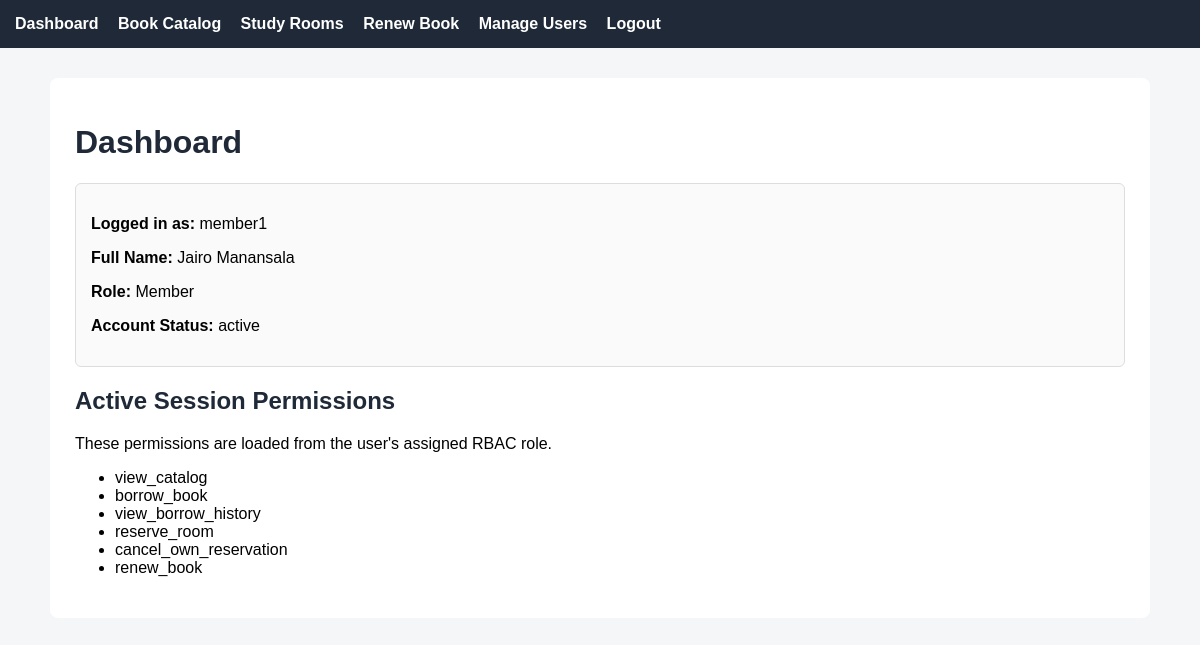
/dashboard (signed in), run on the app's committed database.
### tables this page shows
CREATE TABLE users (
    user_id INTEGER PRIMARY KEY AUTOINCREMENT,
    username TEXT NOT NULL UNIQUE,
    password_hash TEXT NOT NULL,
    full_name TEXT NOT NULL,
    email TEXT NOT NULL,
    account_status TEXT NOT NULL,
    role_id INTEGER NOT NULL,
    FOREIGN KEY (role_id) REFERENCES roles(role_id)
);

CREATE TABLE roles (
    role_id INTEGER PRIMARY KEY AUTOINCREMENT,
    role_name TEXT NOT NULL UNIQUE,
    parent_role TEXT
);

CREATE TABLE permissions (
    permission_id INTEGER PRIMARY KEY AUTOINCREMENT,
    permission_name TEXT NOT NULL UNIQUE,
    description TEXT
);

### app.py (the view)
@app.route("/dashboard")
def dashboard():
    if not login_required():
        return redirect(url_for("login"))
    user = get_current_user()
    permissions = get_user_permissions(user["user_id"])
    return render_template(
        "shared/dashboard.html",
        user=user,
        permissions=permissions
    )

### app.py (called while the page is built)
def get_current_user():
    if "user_id" not in session:
        return None
    conn = get_db_connection()
    user = conn.execute(
        """
        SELECT users.*, roles.role_name
        FROM users
        JOIN roles ON users.role_id = roles.role_id
        WHERE users.user_id = ?
        """,
        (session["user_id"],)
    ).fetchone()
    conn.close()
    return user

def get_user_permissions(user_id):
    conn = get_db_connection()
    permissions = conn.execute(
        """
        SELECT permissions.permission_name
        FROM users
        JOIN role_permissions ON users.role_id = role_permissions.role_id
        JOIN permissions ON role_permissions.permission_id = permissions.permission_id
        WHERE users.user_id = ?
        """,
        (user_id,)
    ).fetchall()
    conn.close()
    return [p["permission_name"] for p in permissions]

def login_required():
    return "user_id" in session

### database.py (called while the page is built)
def get_db_connection():
    conn = sqlite3.connect(DATABASE)
    conn.row_factory = sqlite3.Row
    return conn

### templates/shared/dashboard.html
{% extends "base.html" %}
{% block content %}
<h1>Dashboard</h1>
<div class="card">
    <p><strong>Logged in as:</strong> {{ user["username"] }}</p>
    <p><strong>Full Name:</strong> {{ user["full_name"] }}</p>
    <p><strong>Role:</strong> {{ user["role_name"] }}</p>
    <p><strong>Account Status:</strong> {{ user["account_status"] }}</p>
</div>
<h2>Active Session Permissions</h2>
<p>These permissions are loaded from the user's assigned RBAC role.</p>
<ul>
    {% for permission in permissions %}
        <li>{{ permission }}</li>
    {% endfor %}
</ul>
{% endblock %}

### static/style.css (style rules this page uses)
body { font-family: Arial, sans-serif; background: #f4f6f8; margin: 0; padding: 0; }
h1, h2, h3 { color: #1f2937; }
.card { border: 1px solid #ddd; padding: 15px; margin: 15px 0; border-radius: 6px; background: #fafafa; }

### data on the page
users: username "member1", full_name "Jairo Manansala", account_status "active"
roles: role_name "Member"
permissions: permission_name "view_catalog"
permissions: permission_name "borrow_book"
permissions: permission_name "view_borrow_history"
permissions: permission_name "reserve_room"
permissions: permission_name "cancel_own_reservation"
permissions: permission_name "renew_book"
